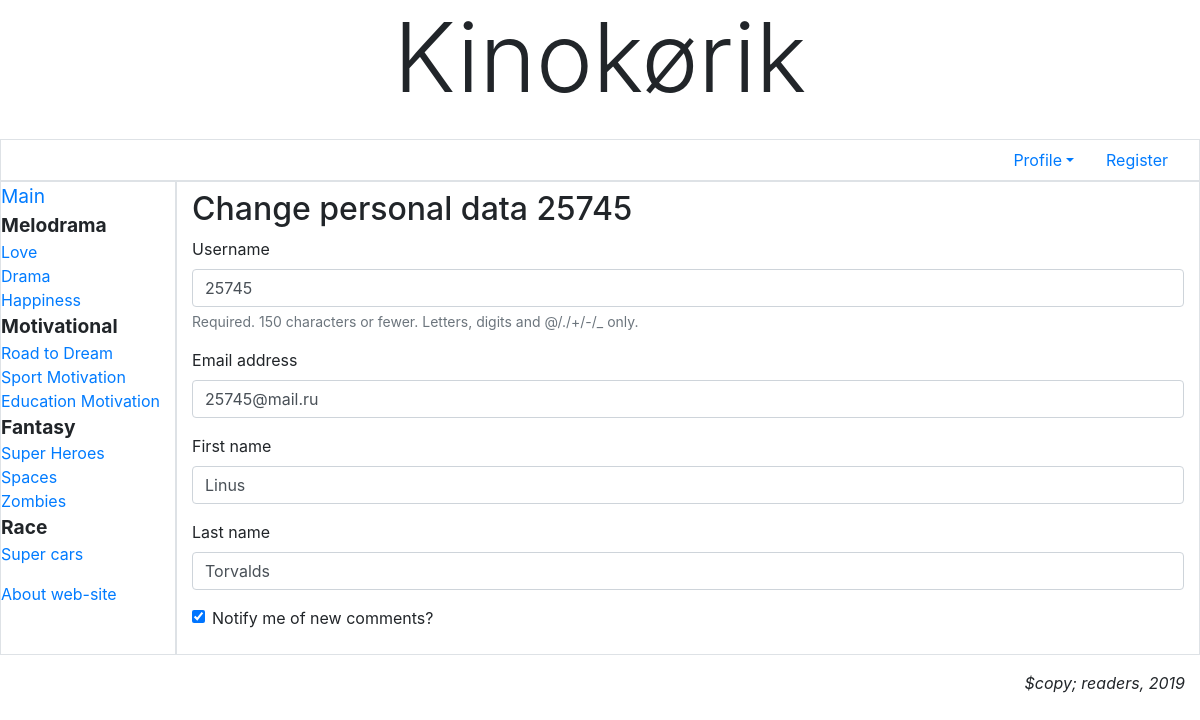
The page /accounts/profile/change/ (signed in) on the database its author committed.
### main/models.py (models this page shows, shortened)
class Category(models.Model):
	name = models.CharField(max_length=20, db_index=True, unique=True, verbose_name='Title')
	order = models.SmallIntegerField(default=0, db_index=True,verbose_name='order')
	super_category = models.ForeignKey('SuperCategory', on_delete=models.PROTECT, null=True, blank=True, verbose_name='Category')

class AdvUser(AbstractUser):
	send_messages = models.BooleanField(default=True, verbose_name='Notify me of new comments?')
	class Meta:
		pass

### main/views.py (the view)
# urls.py: path('accounts/profile/change/', ChangeUserInfoView.as_view(), name='profile_change'),
class ChangeUserInfoView(SuccessMessageMixin, LoginRequiredMixin, UpdateView):
	model = AdvUser
	template_name = "main/change_user_info.html"#path to the template file
	form_class = ChangeUserInfoForm
	success_url = reverse_lazy('main:profile')
	send_messages = 'Personal data changed successfully'
	def dispatch(self, request, *args, **kwargs):
		self.user_id = request.user.pk
		return super().dispatch(request, *args, **kwargs)
	def get_object(self, queryset=None):
		if not queryset:
			queryset = self.get_queryset()
		return get_object_or_404(queryset, pk=self.user_id)

### main/forms.py
class ChangeUserInfoForm(forms.ModelForm):
	email = forms.EmailField(required=True, label='Email address')
	class Meta:
		model = AdvUser
		fields = ('username', 'email', 'first_name', 'last_name', 'send_messages')

### main/models.py (called while the page is built)
	def get_queryset(self):
		return super().get_queryset().filter(super_category__isnull=False)

### templates/main/change_user_info.html (shortened to what this page needs)
{% extends "layout/basic.html" %}
{% load bootstrap4 %}
{% block content %}
<h2>Change personal data {{ user.username }}</h2>
<form method="post">
	{% bootstrap_form form layout='horizontal' %}
</form>
{% endblock %}

### templates/layout/basic.html (shortened to what this page needs)
{% load bootstrap4 %}
{% load static %}
<!DOCTYPE html>
<html lang="en">
<head>
	{% bootstrap_css %}
	<link rel="stylesheet" type="text/css" href="{% static 'main/style.css' %}">
</head>
<body class="container-fluid">
	<header class="mb-4">
		<h1 class="display-1 text-center">Kinokørik</h1>
	</header>
	<div class="row">
		<ul class="col nav justify-content-end border">
			{% if user.is_authenticated %}
			<li class="nav-item dropdown"><a class="nav-link dropdown-toggle" data-toggle="dropdown" href="#">Profile</a>
			</li>
			{% else %}
			<li class="nav-item"><a class="nav-link" href="{% url 'main:login' %}">Log in</a></li>
			{% endif %}
			<li class="nav-item"><a class="nav-link" href="{% url 'main:register' %}">Register</a></li>
		</ul>
	</div>
	<div class="row">
		<nav class="col-md-auto nav flex-column border">
			<a class="main-class root" href="{% url 'main:index' %}">Main</a>
			{% for category in categories %}
			{% ifchanged category.super_category.pk %}
			<span class="span-class root font-weight-bold">{{ category.super_category.name }}</span>
			{% endifchanged %}
			<a href="{% url 'main:by_category' pk=category.pk %}">{{ category.name }}</a>
			{% endfor %}
			<a class="about-site" href="{% url 'main:other' page='about' %}">About web-site</a>
		</nav>
		<section class="col border py-2">
			{% block content %}
			{% endblock %}
		</section>
	</div>
	<footer class="mt-3">
		<p class="text-right font-italic">$copy; readers, 2019</p>
	</footer>
</body>
</html>

### static/main/style.css (style rules this page uses)
.root { font-size: larger; }

### rows shown on the page
Category: super_category.name "Melodrama", name "Love"
Category: name "Drama"
Category: name "Happiness"
Category: super_category.name "Motivational", name "Road to Dream"
Category: name "Sport Motivation"
Category: name "Education Motivation"
Category: super_category.name "Fantasy", name "Super Heroes"
Category: name "Spaces"
Category: name "Zombies"
Category: super_category.name "Race", name "Super cars"
AdvUser: username "25745", email "25745@mail.ru", first_name "Linus", last_name "Torvalds", send_messages "☑"
